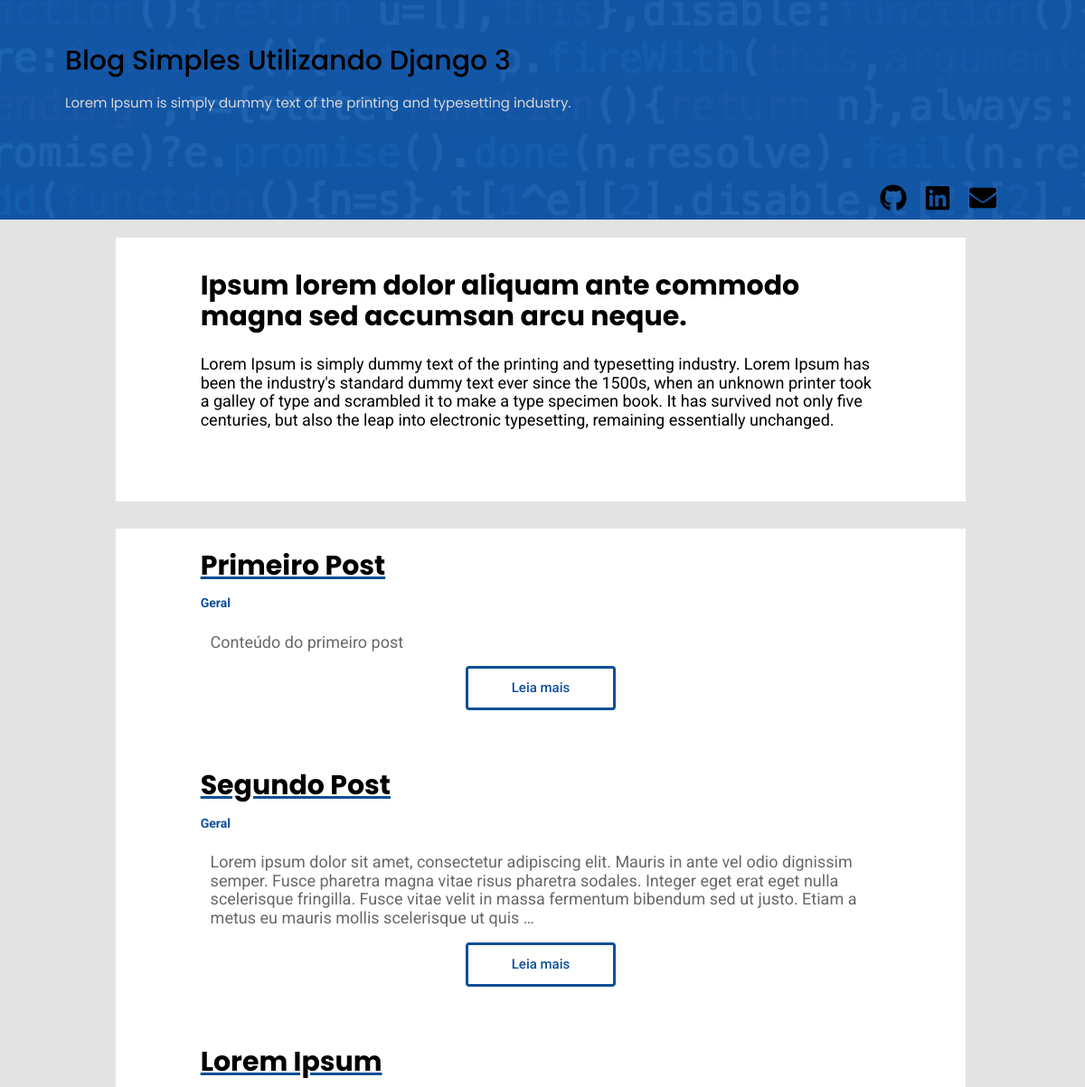
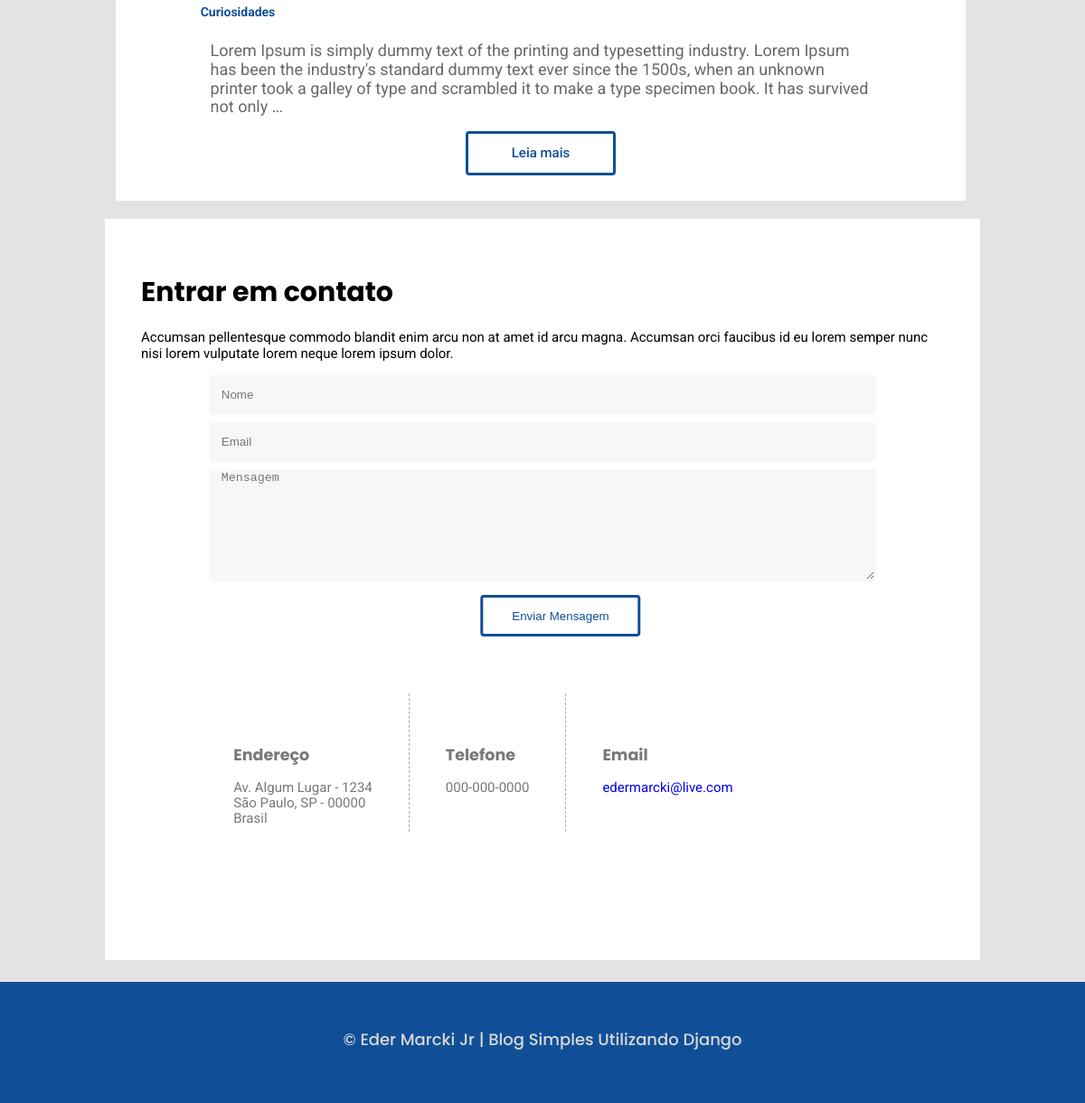
The page / on the database its author committed (2 pictures, top to bottom).
### website/models.py (models this page shows, shortened)
class Post(models.Model):
    title = models.CharField(max_length=100)
    sub_title = models.CharField(max_length=200)
    content = models.TextField()
    categories = models.CharField(
        max_length = 2,
        choices = Categorias.choices,
        default= Categorias.GR
    )
    deleted = models.BooleanField(default=False)
    image = models.ImageField(upload_to='posts', null=True, blank=True)
    def get_category_label(self):
        return self.get_categories_display()

### website/views.py (the view)
# urls.py: path('', hello_blog, name='blog'),
def hello_blog(request):
    lista = ['Django', 'Python', 'Git', 'Banco de Dados',
    'HTML', 'Linux', 'UWSGI', 'Nginx', 'Systemctl']
    list_posts = Post.objects.filter(deleted=False)
    data = {'name': 'Curso de Django 3',
    'lista_tecnologias': lista,
    'posts': list_posts}
    return render(request, 'index.html', data)

### website/templates/index.html (shortened to what this page needs)
{%load static%}
<!DOCTYPE html>
<html lang="pt-br">
	<head>
	    <link rel="stylesheet" href="{% static 'assets/css/main.css' %}" />
	</head>
	<body>
      <header style="background-image: url({% static 'images/pexels-markus-spiske-header.jpg' %})">
            <div class='color-overlay'></div>
            <h1>Blog Simples Utilizando Django 3</h1>
            <span id='subtitle'>Lorem Ipsum is simply dummy text of the
                printing and typesetting industry.</span>
            <div class='contact'>
                <a href="https://github.com/edermarcki" target="_blank"><img width='30' height="30" src="{% static 'images/github-brands.svg' %}"  alt='github.com/edermarcki'></a>
                <a href="https://www.linkedin.com/in/eder-aparecido-marcki-j%C3%BAnior-b31b6a210/" target="_blank"><img width='30' height="30" src="{% static 'images/linkedin-brands.svg' %}" alt='https://www.linkedin.com/in/eder-aparecido-marcki-j%C3%BAnior-b31b6a210'></a>
                <a href="mailto:edermarcki@live.com"><img width='30' height="30" src="{% static 'images/envelope-solid.svg' %}" alt='edermarcki@live.com'></a>
            </div>
        </header>
        <div class='main-content'>
        <div class='description'>
            <div class="desc-title">
            <h2>Ipsum lorem dolor aliquam ante commodo magna sed accumsan
            arcu neque.</h2>
            </div>
            <p class='desc-text'>Lorem Ipsum is simply dummy text of the printing
            and typesetting industry. Lorem Ipsum has been the industry's standard
            dummy text ever since the 1500s, when an unknown printer took a galley
            of type and scrambled it to make a type specimen book. It has survived
            not only five centuries, but also the leap into electronic typesetting,
            remaining essentially unchanged.</p>
        </div>
        <div id='posts'>
            {% for post in posts %}
                <div class="posts-header">
                <h3 class='post-title'>{{post.title}}</h3>
                <span class='category'><b>{{ post.get_category_label }}</span></b>
                </div>
                <div class='resume-wrap'>
                <span id='post-content'>{{post.content|truncatewords:48}}</span>
                </div>
                <a href="{% url 'post_detail' post.id %}"><div class='btn'>Leia mais</div></a>
            {% endfor %}
        </div>
    </div>
        <section id="form">
            <h2>Entrar em contato</h2>
            <p>Accumsan pellentesque commodo blandit enim arcu non at amet id arcu magna. Accumsan orci faucibus id eu lorem semper nunc nisi lorem vulputate lorem neque lorem ipsum dolor.</p>
            <div class="form-contact">
                    <form method="post" action="{% url 'save_form' %}">
                        <div class="form-fields">
                            <input type="text" name="name" id="name" placeholder="Nome" />
                            <input type="email" name="email" id="email" placeholder="Email" />
                            <textarea name="message" id="message" placeholder="Mensagem" rows="4"></textarea>
                        </div>
                        <ul class="enviar">
                            <li><input type="submit" value="Enviar Mensagem" /></li>
                        </ul>
                    </form>
                <div class="another-info">
                    <ul class="info-icons">
                        <div class="end"><li>
                            <h3 ><span class="label">Endereço</span></h3>
                            Av. Algum Lugar - 1234<br />
                            São Paulo, SP - 00000<br />
                            Brasil
                        </li></div>
                        <div class="phone"><li>
                            <h3 ><span class="label">Telefone</span></h3>
                            000-000-0000
                        </li></div>
                        <div class="email"><li>
                            <h3 ><span class="label">Email</span></h3>
                            <a href="mailto:edermarcki@live.com">edermarcki@live.com</a>
                        </li></div>
                    </ul>
                </div>
            </div>
        </section>
        <footer>
            <h4>© Eder Marcki Jr | Blog Simples Utilizando Django</h4>
        </footer>
	</body>
</html>

### website/static/assets/css/main.css (style rules this page uses)
html { line-height: 1.15; -webkit-text-size-adjust: 100%; scroll-behavior: smooth; }
body { margin: 0; background-color:rgb(228, 227, 227); font-family: 'Roboto', sans-serif; font-size: 15px; }
.main-content { width:98%; margin-top:10px; margin-bottom:10px; padding:10px; min-width: 960px; }
a:-webkit-any-link { text-decoration: none; }
header { width:100%; height:28vh; height: 100%; padding-top:30px; padding-bottom:15vh; background-size: cover; background-position: center center; position:relative; }
.color-overlay { width: 100%; height: 100%; top: 0; background-color: rgb(17, 91, 175); opacity: 0.92; position: absolute; }
h1 { padding-left: 6%; padding-bottom:0%; position: relative; z-index: 1; font-family: 'Poppins', sans-serif; font-weight: 500; }
#subtitle { padding-left:6%; color:#d8d8d8; position: relative; z-index: 1; font-family: 'Poppins', sans-serif; }
.contact { position: absolute; float: right; margin-right:7%; display: block; bottom: 0; right: 0; padding-bottom: 5px; }
.contact img { margin-right: 1.5vh; position: relative; padding: 0 2px; transform: translateY(0); opacity: 1; }
.description { width: 80%; height: 32vh; background-color:rgb(255,255,255); margin: 0 auto; padding: 1.5vh 0 3vh 0; }
.desc-title { width:80%; margin: 0 auto; margin-bottom: 3vh; }
h2 { font-size: 30px; margin-top: 3vh; font-family: 'Poppins', sans-serif; }
.desc-text { width:80%; height: 20vh; margin: 2px auto; font-size: 18px; }
#posts { width:80%; height:auto; margin: 0 auto; background-color:rgb(255,255,255); padding-bottom: 2vh; text-align: left; }
.post-title { font-size: 30px; text-decoration: underline rgb(16, 79, 151); margin-bottom: 2vh; }
.post-title:first-child { padding-top: 3vh; }
h3 { font-family: 'Poppins', sans-serif; }
#post-content { font-size: 18px; color: #686868; margin-bottom: 2vh; }
.posts-header { width: 80%; height:auto; margin: 0 auto; text-align:left; }
.resume-wrap { padding: 0 105px; margin-top: 3vh; }
.category { font-size: 14px; color: rgb(16, 79, 151); margin-top: -2vh; margin-bottom: 2vh; }
.category:last-child { padding-bottom: 3vh; }
.btn { width: 12vh; height: auto; margin: 1.5vh auto; margin-top: 2vh; padding: 1.6vh 4vh; display: inline-block; margin-left: 50%; transform: translateX(-50%); text-align:center; text-decoration: none; color:rgb(16, 79, 151); background-color:rgb(255, 255, 255) ; border:3px solid rgb(16, 79, 151); border-radius: 4px; user-select: none; cursor: pointer; font-weight: 500; }
footer { width:100%; height:13vh; padding-top:30px; background-color: rgb(16, 79, 151); }
footer h4 { font-size: 18px; color:#d8d8d8; text-align:center; font-family: 'Poppins', sans-serif; font-weight: 500; }
#form { background-color: rgb(255,255,255); width: 74%; height: auto; margin: 0 auto; padding: 5vh; margin-bottom: 3vh; }
input[type="text"], input[type="password"], input[type="email"], select, textarea { -moz-appearance: none; -webkit-appearance: none; -ms-appearance: none; appearance: none; width: 80%; height: auto; margin: 1vh auto; background: #f7f7f7; border-radius: 0.35em; border: solid 2px transparent; color: #787878; display: block; outline: 0; padding: 0 1.5vh; text-decoration: none; width: 80%; }
input[type="text"], input[type="password"], input[type="email"], select { height: 5vh; }
textarea { padding: 0 1.5vh; resize:vertical; min-height: 15vh; max-height:200px; }
ul { list-style-type: none; }
.enviar li input { width: auto; height: auto; display: inline-block; margin-left: 50%; transform: translateX(-50%); text-align:center; color:rgb(16, 79, 151); background-color:rgb(255, 255, 255) ; border:3px solid rgb(16, 79, 151); border-radius: 4px; user-select: none; cursor: pointer; font-weight: 500; padding: 1.6vh 4vh; }
.another-info { width: 95%; height: auto; margin: 6vh auto; }
.info-icons { display: inline-block; }
.end { float: left; padding: 5vh 0 5vh 5vh; color: #787878; }
.phone { float: left; margin: 0 5vh; padding: 5vh; color: #787878; border-left: 1px dashed #afafaf; border-right: 1px dashed #afafaf; }
.email { float: left; clear:right; padding: 5vh 5vh 5vh 0; color: #787878; }

### rows shown on the page
Post: title "Primeiro Post", get_category_label "Geral", content "Conteúdo do primeiro post"
Post: title "Segundo Post", get_category_label "Geral", content "Lorem ipsum dolor sit amet, consectetur adipiscing elit. Mauris in ante vel odio dignissim semper. Fusce pharetra magna vitae risus pharetra sodales. Integer eget erat eget nulla scelerisque fringilla. Fusce vitae velit in massa fermentum bibendum sed ut justo. Etiam a metus eu mauris mollis scelerisque ut quis …"
Post: title "Lorem Ipsum", get_category_label "Curiosidades", content "Lorem Ipsum is simply dummy text of the printing and typesetting industry. Lorem Ipsum has been the industry's standard dummy text ever since the 1500s, when an unknown printer took a galley of type and scrambled it to make a type specimen book. It has survived not only …"
